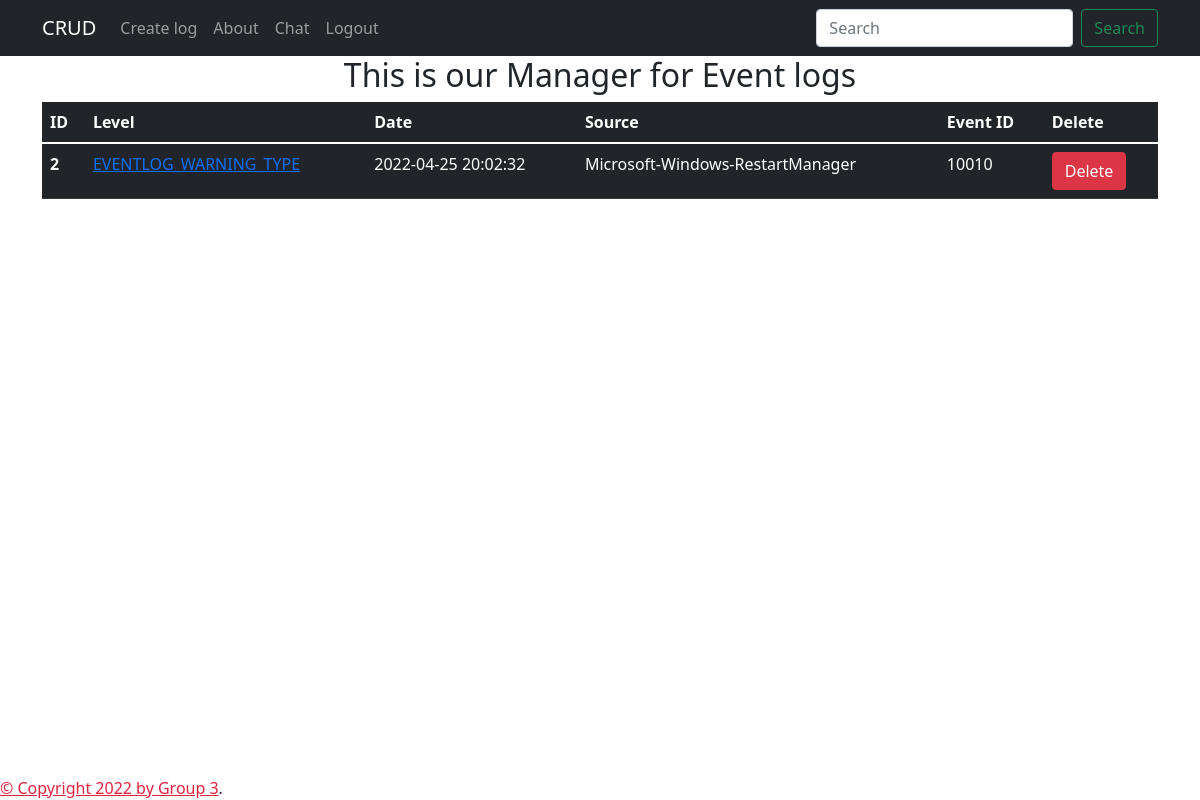
Page /data/2 (signed in) on the committed database.
### models.py (models this page shows, shortened)
class Events_model(db.Model):
    __tablename__ = 'event_errors'
    id = db.Column(db.Integer, primary_key=True)
    level = db.Column(db.String(80))
    date_time = db.Column(db.DateTime, default=datetime.utcnow)
    source = db.Column(db.String(80))
    event_id = db.Column(db.Integer())

### app.py (the view)
    @app.route('/data/<int:id>', methods = ['GET', 'POST'])
    @login_required
    def RetrieveSingleEmployee(id):
        application_log = Events_model.query.filter_by(id=id).first()
        if application_log:
            return render_template('data.html', application_log = application_log)
        return f"ID with id ={id} Doesn't exist", 404

### app.py (called while the page is built)
@login_manager.user_loader
def load_user(user_id):
    return User.query.get(int(user_id))

### templates/data.html (shortened to what this page needs)
{% extends "base.html" %}
{% block content %}
<div class="container" style="text-align: center;width: 100%;">
    <h2> This is our Manager for Event logs</h2>
</div>
<div class = "container">
      <table class="table table-dark">
        <thead>
          <tr>
            <th scope="col">ID</th>
            <th scope="col">Level</th>
            <th scope="col">Date</th>
            <th scope="col">Source</th>
            <th scope="col">Event ID</th>
            <th scope="col">Delete</th>
          </tr>
        </thead>
        <tbody>
        <a href="#">
          <tr>
            <th scope="row">{{application_log.id}}</th>
            <td><a href='/data/{{application_log.id}}/update'>{{application_log.level}}</a></td>
            <td>{{application_log.date_time}}</td>
            <td>{{application_log.source}}</td>
            <td>{{application_log.event_id}}</td>
            <td><a href='/data/{{application_log.id}}/delete' onclick="return confirm('Are you sure you want to delete this item?');" type="button" class="btn btn-danger">Delete</a></td>
          </tr>
        </a>
        </tbody>
      </table>
</div>
{% endblock %}

### rows in the picture
Events_model: id "2", level "EVENTLOG_WARNING_TYPE", date_time "2022-04-25 20:02:32", source "Microsoft-Windows-RestartManager", event_id "10010"
